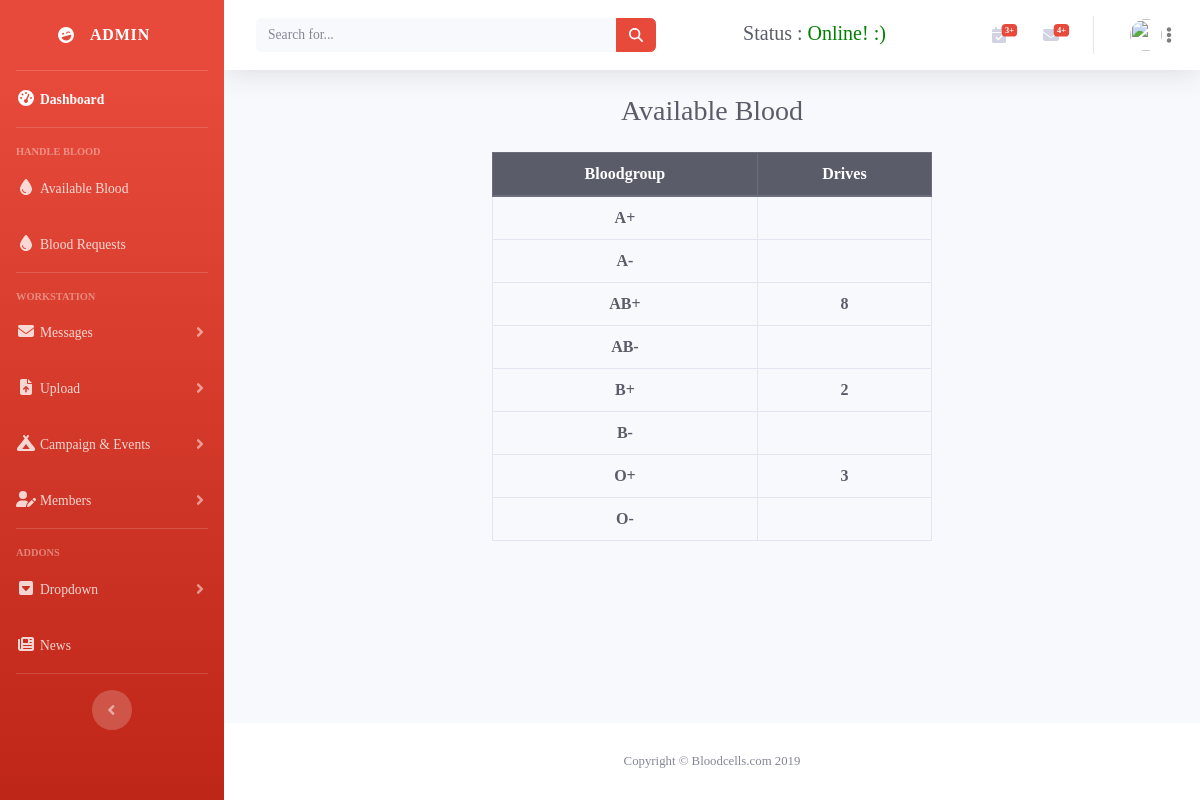
The page /admin/availableblood.php on the database its author committed.
### tables this page shows
CREATE TABLE `bloodgroup` (
  `id` int(99) NOT NULL,
  `bloodgroup` varchar(40) DEFAULT NULL
);

### admin/availableblood.php (the view, shortened to what this page needs)
<?php include('include/header.php'); ?>
</head>
<body id="page-top">
<?php include('include/sidebar.php'); ?>
    <div id="content-wrapper" class="d-flex flex-column">
      <div id="content">
        <?php
        include('include/topbar.php');
        ?>
        <div class="container">
          <h1 class="h3 mb-4 text-center text-gray-800">Available Blood</h1>
            <div class="container justify-content-center table-responsive" align="center" style="margin: auto; display: block; justify-content: center; align-items: center; ">
<table class="table text-center w-50 table-bordered table-hover">
  <thead class="thead-dark">
    <tr>
      <th>Bloodgroup</th>
      <th>Drives</th>
    </tr>
  </thead>
  <tbody id="myTable">
    <?php
  $mysqli = new mysqli('localhost','root','','bloodcells') or die(mysqli_error($mysqli));
  $bg = $mysqli->query("SELECT * FROM `bloodgroup`") or die($mysqli->error);
  while ($getbg = $bg->fetch_assoc()):
  $b = $getbg['bloodgroup'];
  $getbgcount = $mysqli->query("SELECT SUM(drives) FROM `blooddrive` WHERE `bloodgroup` = '$b'") or die($mysqli->error);
while ($bgcount = $getbgcount->fetch_assoc()):
?>
    <tr>
      <td class="text-gray-800 font-weight-bold"><?php echo $getbg['bloodgroup']; ?></td>
      <td class="text-gray-800 font-weight-bold"><?php echo $bgcount['SUM(drives)']; ?></td>
    </tr>
  <?php
  endwhile;
  endwhile;
  ?>
  </tbody>
</table>
            </div>
        </div>
      </div>
   <?php
include('include/footer.php');
?>
    </div>
  </div>
</body>
</html>

### admin/message_assets/message.css (style rules this page uses)
* { margin: 0; padding: 0; box-sizing: border-box; font-family: Hind-Medium; }

### rows shown on the page
bloodgroup: bloodgroup "A+"
bloodgroup: bloodgroup "A-"
bloodgroup: bloodgroup "AB+", SUM "8"
bloodgroup: bloodgroup "AB-"
bloodgroup: bloodgroup "B+", SUM "2"
bloodgroup: bloodgroup "B-"
bloodgroup: bloodgroup "O+", SUM "3"
bloodgroup: bloodgroup "O-"

### other values the page prints
$qfourplus "+"
$fourplus "+"
